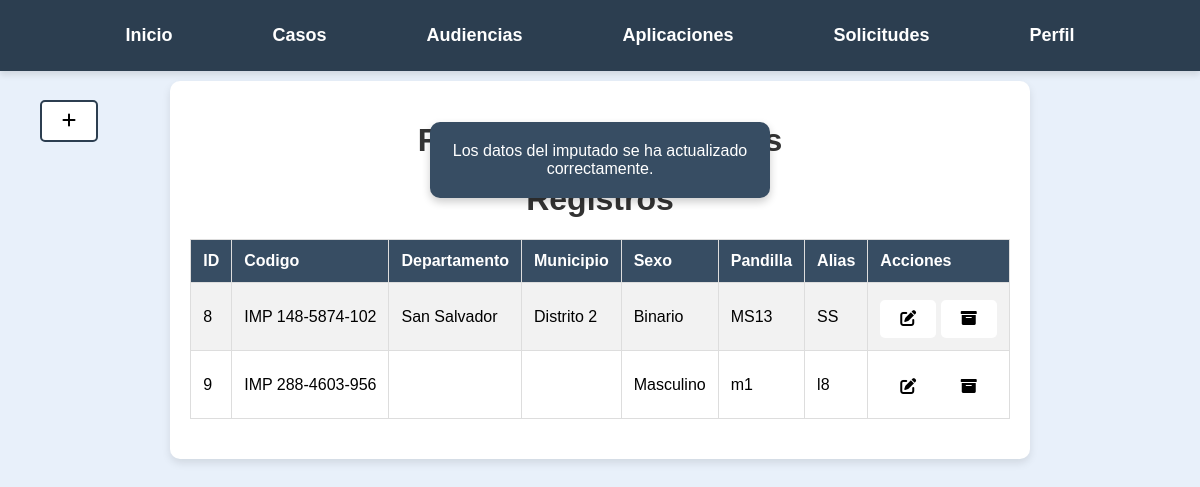
Before: /Casos/imputados/tabladeimputados.php?message=exito (signed in) with the older database file.
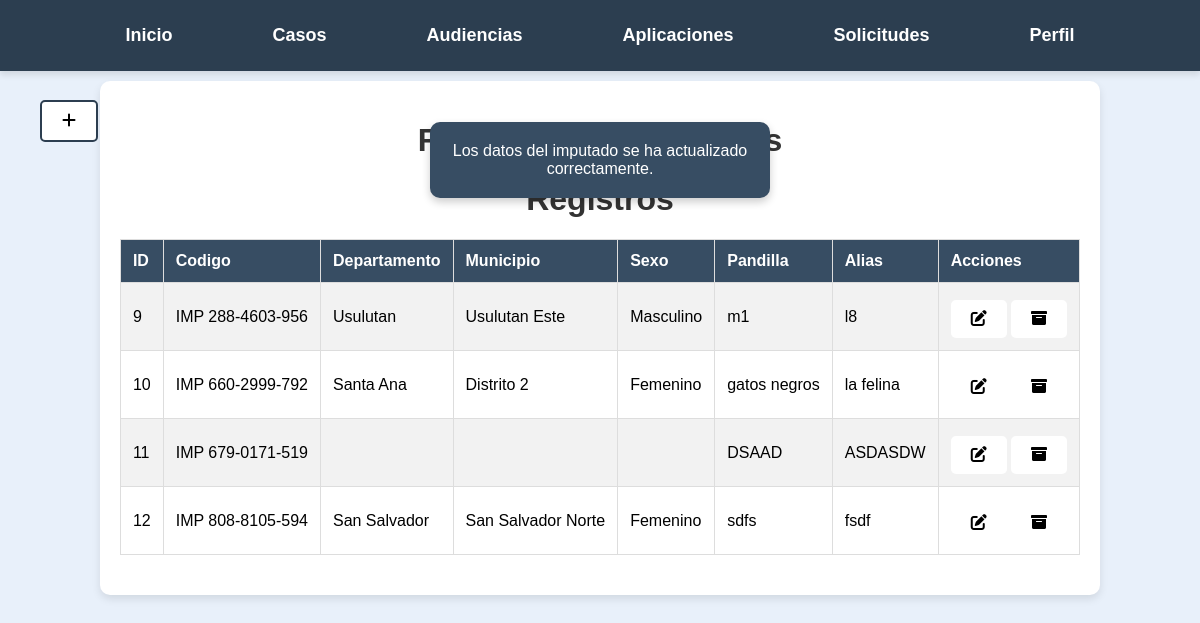
After: the same page with the newer database file.
### tables this page shows
CREATE TABLE `imputados` (
  `id` int(6) UNSIGNED NOT NULL,
  `codigo` varchar(20) NOT NULL,
  `apellido` varchar(50) NOT NULL,
  `nombre` varchar(50) NOT NULL,
  `fecha_nacimiento` date NOT NULL,
  `dui` varchar(10) NOT NULL,
  `departamento` varchar(50) NOT NULL,
  `distrito` varchar(50) NOT NULL,
  `direccion` text NOT NULL,
  `madre` varchar(100) NOT NULL,
  `padre` varchar(100) NOT NULL,
  `pandilla` varchar(50) NOT NULL,
  `alias` varchar(50) NOT NULL,
  `sexo` varchar(20) NOT NULL
);

### Casos/imputados/tabladeimputados.php (the view, shortened to what this page needs)
<?php
$servername = "localhost";
$username = "root";
$password = "";
$dbname = "legalcc";
$conn = new mysqli($servername, $username, $password, $dbname);
$user_id = $_SESSION['user_id'];
$sql = "SELECT tipo FROM usuarios WHERE id = ?";
$stmt = $conn->prepare($sql);
$stmt->bind_param("i", $user_id);
$stmt->execute();
$stmt->bind_result($tipo_usuario);
?>
<?php
$servername = "localhost";
$username = "root";
$password = "";
$dbname = "legalcc";
$encryption_key = 'LegalCC';
$ciphering = "AES-128-CTR";
$options = 0;
$encryption_iv = '1234567891011121';
$conn = new mysqli($servername, $username, $password, $dbname);
$sql = "SELECT * FROM imputados";
$result = $conn->query($sql);
?>
<!DOCTYPE html>
<html lang="es">
<head>
    <link rel="stylesheet" href="https://cdnjs.cloudflare.com/ajax/libs/font-awesome/6.0.0-beta3/css/all.min.css">
</head>
<body>
<nav>
<ul>
            <li><a href="/Pagina_principal.php">Inicio</a></li>
            <li>
                <a href="/Casos/Buscar_Casos.php">Casos</a>
            </li>
            <li><a href="/Audiencias/Buscar_Audiencias.php">Audiencias</a></li>
            <li><a href="apps.php">Aplicaciones</a></li>
            <?php if ($tipo_usuario === 'juez'): ?>
            <li><a href="/Audiencias/ver_solicitudes.php">Solicitudes</a></li>
            <?php endif; ?>
            <li>
                <a href="/formularios/Perfil.php">Perfil</a>
            </li>
        </ul>
    </nav>
    <?php
if (isset($_GET['message']) && $_GET['message'] == 'exito') {
    echo '<div class="message-success" id="message"l>Los datos del imputado se ha actualizado correctamente.</div>';
}
?>
<a class='btn-navega' href='/Casos/imputados/imputado.php' title="Añadir"><i class='fas fa-plus'></i> </a>
    <div class="container">
        <h1>Registros de Imputados</h1>
<?php
if ($result->num_rows > 0) {
    echo "<h1>Registros</h1>";
    echo "<table border='1'>
            <tr>
                <th>ID</th>
                <th>Codigo</th>
                <th>Departamento</th>
                <th>Municipio</th>
                <th>Sexo</th>
                <th>Pandilla</th>
                <th>Alias</th>
                <th>Acciones</th>
            </tr>";
    while ($row = $result->fetch_assoc()) {
        $id = $row['id'];
        $codigo = $row['codigo'];
        $departamento = openssl_decrypt($row['departamento'], $ciphering, $encryption_key, $options, $encryption_iv);
        $distrito = openssl_decrypt($row['distrito'], $ciphering, $encryption_key, $options, $encryption_iv);
        $pandilla = openssl_decrypt($row['pandilla'], $ciphering, $encryption_key, $options, $encryption_iv);
        $alias = openssl_decrypt($row['alias'], $ciphering, $encryption_key, $options, $encryption_iv);
        $sexo = openssl_decrypt($row['sexo'], $ciphering, $encryption_key, $options, $encryption_iv);
        echo "<tr>
                <td>$id</td>
                <td>$codigo</td>
                <td>$departamento</td>
                <td>$distrito</td>
                <td>$sexo</td>
                <td>$pandilla</td>
                <td>$alias</td>
                <td><a class='btn-editar' href='editar.php?id=$id' title='Editar'  >      <i class='fas fa-edit'></i></a>
               <a class='btn-eliminar' href='archivar.php?id=$id' onclick='return confirm(\"¿Estás seguro de que deseas archivar este registro?\");' title='Archivar'><i class='fas fa-archive'></i></a>
                </td>
              </tr>";
    }
    echo "</table>";
} else {
    echo "<center>";
    echo "No hay registros encontrados.";
}
?>
    </div>
</body>
</html>

### Casos/imputados/tabladeimputados.php (style rules this page uses)
body { font-family: 'Bahnschrift', sans-serif; background-color: #e8f0fa; margin: 0; padding: 0; display: flex; flex-direction: column; height: 100vh; }
nav { background-color: #2c3e50; padding: 15px 0; box-shadow: 0 4px 6px rgba(0, 0, 0, 0.1); }
ul { list-style-type: none; margin: 0; padding: 0; display: flex; justify-content: center; gap: 40px; }
ul li { position: relative; }
ul li a { text-decoration: none; color: white; font-size: 18px; font-weight: bold; padding: 10px 30px; display: block; transition: background-color 0.3s ease, transform 0.2s ease; border-radius: 8px; }
h1 { text-align: center; color: #333; }
.container { margin-top: 30px; max-width: 1200px; margin: 10px auto; padding: 20px; background-color: #fff; box-shadow: 0 4px 8px rgba(0, 0, 0, 0.1); border-radius: 10px; }
table { width: 100%; border-collapse: collapse; margin-bottom: 20px; }
table, th, td { border: 1px solid #ddd; }
th, td { padding: 12px; text-align: left; }
th { background-color: #374D63; color: white; }
tr:nth-child(even) { background-color: #f2f2f2; }
.btn-eliminar { display: inline-block; padding: 10px 20px; font-size: 16px; color: black; margin-top: 5px; background-color: white; border: none; border-radius: 5px; text-decoration: none; text-align: center; transition: background-color 0.3s ease, transform 0.3s ease; cursor: pointer; }
.btn-editar { display: inline-block; padding: 10px 20px; font-size: 16px; color: black; background-color: white; border: none; border-radius: 5px; text-decoration: none; text-align: center; transition: background-color 0.3s ease, transform 0.3s ease; cursor: pointer; }
.btn-navega { position: fixed; display: inline-block; padding: 10px 20px; font-size: 16px; color: black; background-color: white; border: 2px solid #2c3e50; margin-top: 100px; margin-left: 40px; border-radius: 5px; text-decoration: none; text-align: center; transition: background-color 0.3s ease, transform 0.3s ease; cursor: pointer; }
.message-success { position: fixed; top: 20%; left: 50%; transform: translate(-50%, -50%); background-color: #374D63; color: white; padding: 20px; box-shadow: 0 4px 8px rgba(0, 0, 0, 0.2); border-radius: 10px; text-align: center; z-index: 1000; width: 300px; }

Changed rows visible on the page:
removed imputados: id "8", codigo "IMP 148-5874-102", departamento "San Salvador", distrito "Distrito 2", sexo "Binario", pandilla "MS13", alias "SS"
changed imputados "IMP 288-4603-956": departamento (not shown) → "Usulutan"; distrito (not shown) → "Usulutan Este"
added imputados: id "10", codigo "IMP 660-2999-792", departamento "Santa Ana", distrito "Distrito 2", sexo "Femenino", pandilla "gatos negros", alias "la felina"
added imputados: id "11", codigo "IMP 679-0171-519", pandilla "DSAAD", alias "ASDASDW"
added imputados: id "12", codigo "IMP 808-8105-594", departamento "San Salvador", distrito "San Salvador Norte", sexo "Femenino", pandilla "sdfs", alias "fsdf"
